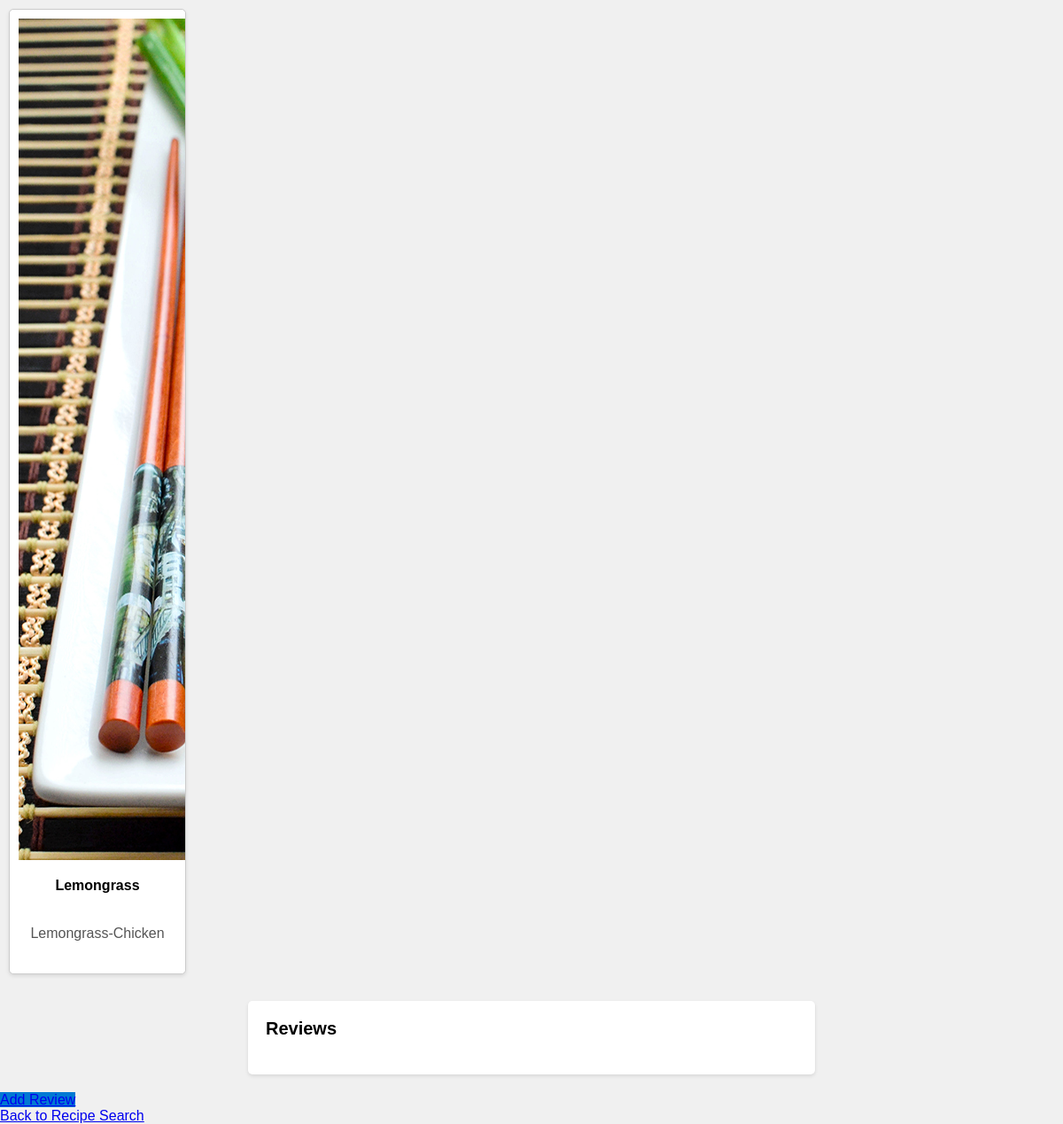
The page /cook/recipe/31/ on the database its author committed.
### cook/models.py (models this page shows, shortened)
class Recipe(models.Model):
    user = models.ForeignKey(User, on_delete=models.CASCADE)
    title = models.CharField(max_length=100)
    description = models.TextField()
    ingredients = models.TextField()
    instructions = models.TextField()
    image = models.ImageField(upload_to='recipe_images')
    cuisine_type = models.ForeignKey('CuisineType',on_delete=models.CASCADE,null=True,blank=True)  # Add cuisine_type field
    date_posted = models.DateField(auto_now_add=True)
    likes = models.ManyToManyField(User,related_name= "liked_recipes",null=True,blank=True)

### cook/views.py (the view)
# urls.py: path('recipe/<int:id>/', views.recipe_details, name='recipe_detail'),
def recipe_details(request, id):
    recipe = get_object_or_404(Recipe, pk=id)
    return render(request, 'cook/recipe_details.html', {'recipe': recipe})

### cook/templates/cook/recipe_details.html (shortened to what this page needs)
{% load static %}
<html lang="en">
<head>
    <link rel="stylesheet" type="text/css" href="{% static 'css/style5.css' %}">
    <link rel="stylesheet" href="{% static 'css/stylep.css'%}">
    <link rel="stylesheet" href="{% static 'css/list.css'%}">
</head>
<body>
    <div class="recipe-card">
        <img src={{ recipe.image.url }} alt="Delicious Recipe">
        <h1 class="recipe-title">{{ recipe.title }}</h1>
        <p class="recipe-description">{{ recipe.description }}</p>
    </div>
    <div class="reviews">
        <h2>Reviews</h2>
    </div>
    <div>
    <a href="{% url 'add_review' recipe.id %}" class="review-button">Add Review</a>
</div>
<a href="{% url 'recipe_search' %}" class="back-link">Back to Recipe Search</a>
</body>
</html>

### static/CSS/style5.css (style rules this page uses)
body { font-family: Arial, sans-serif; background-color: #f2f2f2; margin: 0; padding: 0; }
.recipe-card { background-color: #fff; border-radius: 5px; box-shadow: 0 2px 4px rgba(0, 0, 0, 0.1); margin: 20px auto; max-width: 400px; padding: 20px; text-align: center; }
.recipe-title { font-size: 24px; margin: 10px 0; }
.recipe-description { font-size: 16px; color: #555; }
.reviews { background-color: #fff; border-radius: 5px; box-shadow: 0 2px 4px rgba(0, 0, 0, 0.1); margin: 20px auto; max-width: 600px; padding: 20px; }
h2 { font-size: 20px; margin: 0 0 20px 0; }

### static/CSS/stylep.css (style rules this page uses)
.recipe-card { flex: 0 0 calc(20% - 20px); margin: 10px; border: 1px solid #ccc; padding: 10px; box-sizing: border-box; }
body { font-family: Arial, sans-serif; margin: 0; padding: 0; background-color: #F5F5F5; }
h1 { font-size: 24px; margin-bottom: 20px; }
p { font-size: 16px; }
.recipe-card { flex: 0 0 auto; width: 250px; margin-right: 10px; border: 1px solid #ccc; padding: 10px; }

### static/CSS/list.css (style rules this page uses)
body { font-family: Arial, sans-serif; background-color: #f0f0f0; }
.recipe-card { background-color: #fff; border: 1px solid #ccc; border-radius: 5px; margin-bottom: 20px; overflow: hidden; box-shadow: 0 2px 4px rgba(0, 0, 0, 0.1); width: 200px; display: inline-block; margin-right: 20px; }
.recipe-title { font-size: 16px; font-weight: bold; padding: 10px; }
.recipe-description { padding: 10px; }
.recipe-card { background-color: #fff; border: 1px solid #ccc; border-radius: 5px; margin: 10px; padding: 10px; box-shadow: 0 2px 4px rgba(0, 0, 0, 0.1); }
.review-button { background-color: #0079d3; }

### rows shown on the page
Recipe: image (picture), title "Lemongrass", description "Lemongrass-Chicken"
